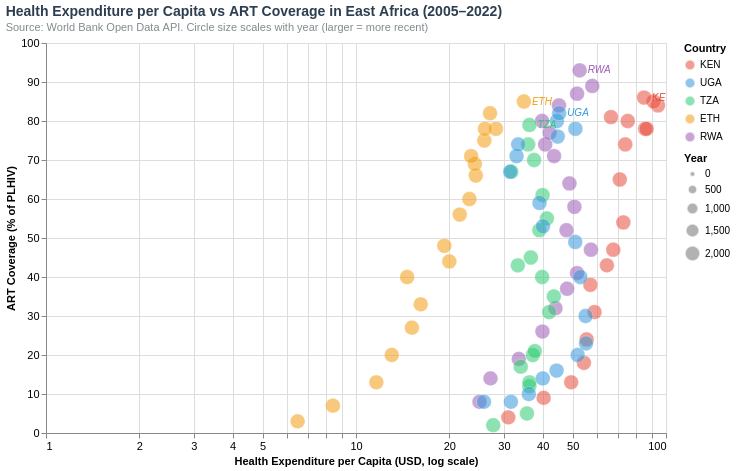

Notebook cell for this chart:
### Code cell
# Chart 4. Health Expenditure vs ART Coverage
df_c4 = df_scatter.dropna(subset=["art_coverage_pct","health_exp_per_cap"]).copy()
df_c4_latest = df_c4.sort_values("year").groupby("country_iso3").last().reset_index()

bubbles = (
    alt.Chart(df_c4)
    .mark_circle(opacity=0.55, stroke="white", strokeWidth=0.5)
    .encode(
        x=alt.X("health_exp_per_cap:Q",
                 title="Health Expenditure per Capita (USD, log scale)",
                 scale=alt.Scale(type="log"),
                 axis=alt.Axis(format=",.0f", labelFontSize=11)),
        y=alt.Y("art_coverage_pct:Q",
                 title="ART Coverage (% of PLHIV)",
                 scale=alt.Scale(domain=[0, 100]),
                 axis=alt.Axis(labelFontSize=11)),
        color=alt.Color("country_iso3:N", scale=COUNTRY_PAL,
                         legend=alt.Legend(title="Country")),
        size=alt.Size("year:Q",
                      scale=alt.Scale(range=[25, 220]),
                      legend=alt.Legend(title="Year")),
        tooltip=[
            alt.Tooltip("year:Q", title="Year", format="d"),
            alt.Tooltip("country_name:N", title="Country"),
            alt.Tooltip("health_exp_per_cap:Q",
                        title="Health Exp/Capita (USD)", format=",.0f"),
            alt.Tooltip("art_coverage_pct:Q",
                        title="ART Coverage (%)", format=".1f"),
            alt.Tooltip("total_hcw_per_1000:Q",
                        title="HCW per 1,000", format=".2f"),
            alt.Tooltip("gdp_per_cap:Q",
                        title="GDP per Capita (USD)", format=",.0f"),
        ],
    )
)

country_labels = (
    alt.Chart(df_c4_latest)
    .mark_text(align="left", dx=8, fontSize=10, fontStyle="italic")
    .encode(
        x="health_exp_per_cap:Q",
        y="art_coverage_pct:Q",
        text="country_iso3:N",
        color=alt.Color("country_iso3:N", scale=COUNTRY_PAL, legend=None),
    )
)

chart4 = (
    (bubbles + country_labels)
    .properties(
        width=620, height=390,
        title=alt.TitleParams(
            text="Health Expenditure per Capita vs ART Coverage in East Africa (2005–2022)",
            subtitle="Source: World Bank Open Data API. Circle size scales with year (larger = more recent)",
            **BASE_TITLE,
        ),
    )
    .interactive()
)
chart4

### Figure 1 — Vega-Lite specification as saved in the notebook (floating-point values rounded to 4 significant figures)
{"config": {"view": {"continuousWidth": 300, "continuousHeight": 300}}, "layer": [{"data": {"name": "data-9176342142d6d9a5496e338ba366044d"}, "mark": {"type": "circle", "opacity": 0.55, "stroke": "white", "strokeWidth": 0.5}, "encoding": {"color": {"field": "country_iso3", "legend": {"title": "Country"}, "scale": {"domain": ["KEN", "UGA", "TZA", "ETH", "RWA"], "range": ["#E74C3C", "#3498DB", "#2ECC71", "#F39C12", "#9B59B6"]}, "type": "nominal"}, "size": {"field": "year", "legend": {"title": "Year"}, "scale": {"range": [25, 220]}, "type": "quantitative"}, "tooltip": [{"field": "year", "format": "d", "title": "Year", "type": "quantitative"}, {"field": "country_name", "title": "Country", "type": "nominal"}, {"field": "health_exp_per_cap", "format": ",.0f", "title": "Health Exp/Capita (USD)", "type": "quantitative"}, {"field": "art_coverage_pct", "format": ".1f", "title": "ART Coverage (%)", "type": "quantitative"}, {"field": "total_hcw_per_1000", "format": ".2f", "title": "HCW per 1,000", "type": "quantitative"}, {"field": "gdp_per_cap", "format": ",.0f", "title": "GDP per Capita (USD)", "type": "quantitative"}], "x": {"axis": {"format": ",.0f", "labelFontSize": 11}, "field": "health_exp_per_cap", "scale": {"type": "log"}, "title": "Health Expenditure per Capita (USD, log scale)", "type": "quantitative"}, "y": {"axis": {"labelFontSize": 11}, "field": "art_coverage_pct", "scale": {"domain": [0, 100]}, "title": "ART Coverage (% of PLHIV)", "type": "quantitative"}}, "name": "view_d3112c8cab9ac773_0"}, {"data": {"name": "data-02221962391ffbdba976af27b05fd9f1"}, "mark": {"type": "text", "align": "left", "dx": 8, "fontSize": 10, "fontStyle": "italic"}, "encoding": {"color": {"field": "country_iso3", "legend": null, "scale": {"domain": ["KEN", "UGA", "TZA", "ETH", "RWA"], "range": ["#E74C3C", "#3498DB", "#2ECC71", "#F39C12", "#9B59B6"]}, "type": "nominal"}, "text": {"field": "country_iso3", "type": "nominal"}, "x": {"field": "health_exp_per_cap", "type": "quantitative"}, "y": {"field": "art_coverage_pct", "type": "quantitative"}}}], "height": 390, "params": [{"name": "param_1e9efca18e7a2868", "select": {"type": "interval", "encodings": ["x", "y"]}, "bind": "scales", "views": ["view_d3112c8cab9ac773_0"]}], "title": {"text": "Health Expenditure per Capita vs ART Coverage in East Africa (2005–2022)", "anchor": "start", "color": "#2C3E50", "fontSize": 14, "subtitle": "Source: World Bank Open Data API. Circle size scales with year (larger = more recent)", "subtitleColor": "#7F8C8D", "subtitleFontSize": 11}, "width": 620, "$schema": "https://vega.github.io/schema/vega-lite/v6.4.1.json", "datasets": {"data-9176342142d6d9a5496e338ba366044d": [{"year": 2005, "country_iso3": "ETH", "country_name": "Ethiopia", "health_exp_per_cap": 6.482, "art_coverage_pct": 3.0, "hiv_incidence": 0.79, "total_hcw_per_1000": 0.271, "gdp_per_cap": 158.2}, {"year": 2006, "country_iso3": "ETH", "country_name": "Ethiopia", "health_exp_per_cap": 8.424, "art_coverage_pct": 7.0, "hiv_incidence": 0.7, "total_hcw_per_1000": 0.247, "gdp_per_cap": 189.3}, {"year": 2007, "country_iso3": "ETH", "country_name": "Ethiopia", "health_exp_per_cap": 11.63, "art_coverage_pct": 13.0, "hiv_incidence": 0.64, "total_hcw_per_1000": 0.24, "gdp_per_cap": 237.1}, {"year": 2008, "country_iso3": "ETH", "country_name": "Ethiopia", "health_exp_per_cap": 13.04, "art_coverage_pct": 20.0, "hiv_incidence": 0.59, "total_hcw_per_1000": 0.22, "gdp_per_cap": 316.4}, {"year": 2009, "country_iso3": "ETH", "country_name": "Ethiopia", "health_exp_per_cap": 15.14, "art_coverage_pct": 27.0, "hiv_incidence": 0.52, "total_hcw_per_1000": 0.269, "gdp_per_cap": 368.6}, {"year": 2010, "country_iso3": "ETH", "country_name": "Ethiopia", "health_exp_per_cap": 16.17, "art_coverage_pct": 33.0, "hiv_incidence": 0.47, "total_hcw_per_1000": 0.0, "gdp_per_cap": 330.6}, {"year": 2011, "country_iso3": "ETH", "country_name": "Ethiopia", "health_exp_per_cap": 14.62, "art_coverage_pct": 40.0, "hiv_incidence": 0.42, "total_hcw_per_1000": 0.0, "gdp_per_cap": 343.0}, {"year": 2012, "country_iso3": "ETH", "country_name": "Ethiopia", "health_exp_per_cap": 20.0, "art_coverage_pct": 44.0, "hiv_incidence": 0.38, "total_hcw_per_1000": 0.0, "gdp_per_cap": 452.1}, {"year": 2013, "country_iso3": "ETH", "country_name": "Ethiopia", "health_exp_per_cap": 19.27, "art_coverage_pct": 48.0, "hiv_incidence": 0.33, "total_hcw_per_1000": 0.0, "gdp_per_cap": 484.0}, {"year": 2014, "country_iso3": "ETH", "country_name": "Ethiopia", "health_exp_per_cap": 21.61, "art_coverage_pct": 56.0, "hiv_incidence": 0.29, "total_hcw_per_1000": 0.0, "gdp_per_cap": 550.0}, {"year": 2015, "country_iso3": "ETH", "country_name": "Ethiopia", "health_exp_per_cap": 23.22, "art_coverage_pct": 60.0, "hiv_incidence": 0.24, "total_hcw_per_1000": 0.0, "gdp_per_cap": 597.9}, {"year": 2016, "country_iso3": "ETH", "country_name": "Ethiopia", "health_exp_per_cap": 24.34, "art_coverage_pct": 66.0, "hiv_incidence": 0.25, "total_hcw_per_1000": 0.0, "gdp_per_cap": 641.7}, {"year": 2017, "country_iso3": "ETH", "country_name": "Ethiopia", "health_exp_per_cap": 24.18, "art_coverage_pct": 69.0, "hiv_incidence": 0.22, "total_hcw_per_1000": 0.804, "gdp_per_cap": 696.3}, {"year": 2018, "country_iso3": "ETH", "country_name": "Ethiopia", "health_exp_per_cap": 23.52, "art_coverage_pct": 71.0, "hiv_incidence": 0.21, "total_hcw_per_1000": 0.767, "gdp_per_cap": 739.7}, {"year": 2019, "country_iso3": "ETH", "country_name": "Ethiopia", "health_exp_per_cap": 25.94, "art_coverage_pct": 75.0, "hiv_incidence": 0.19, "total_hcw_per_1000": 0.089, "gdp_per_cap": 793.5}, {"year": 2020, "country_iso3": "ETH", "country_name": "Ethiopia", "health_exp_per_cap": 28.28, "art_coverage_pct": 78.0, "hiv_incidence": 0.16, "total_hcw_per_1000": 0.86, "gdp_per_cap": 829.8}, {"year": 2021, "country_iso3": "ETH", "country_name": "Ethiopia", "health_exp_per_cap": 26.07, "art_coverage_pct": 78.0, "hiv_incidence": 0.19, "total_hcw_per_1000": 0.838, "gdp_per_cap": 893.0}, {"year": 2022, "country_iso3": "ETH", "country_name": "Ethiopia", "health_exp_per_cap": 27.07, "art_coverage_pct": 82.0, "hiv_incidence": 0.14, "total_hcw_per_1000": 1.327, "gdp_per_cap": 982.1}, {"year": 2023, "country_iso3": "ETH", "country_name": "Ethiopia", "health_exp_per_cap": 34.8, "art_coverage_pct": 85.0, "hiv_incidence": 0.13, "total_hcw_per_1000": 0.143, "gdp_per_cap": 1056.0}, {"year": 2005, "country_iso3": "KEN", "country_name": "Kenya", "health_exp_per_cap": 30.99, "art_coverage_pct": 4.0, "hiv_incidence": 3.8, "total_hcw_per_1000": 0.0, "gdp_per_cap": 523.5}, {"year": 2006, "country_iso3": "KEN", "country_name": "Kenya", "health_exp_per_cap": 40.3, "art_coverage_pct": 9.0, "hiv_incidence": 3.6, "total_hcw_per_1000": 0.0, "gdp_per_cap": 699.8}, {"year": 2007, "country_iso3": "KEN", "country_name": "Kenya", "health_exp_per_cap": 49.45, "art_coverage_pct": 13.0, "hiv_incidence": 3.3, "total_hcw_per_1000": 0.0, "gdp_per_cap": 840.2}, {"year": 2008, "country_iso3": "KEN", "country_name": "Kenya", "health_exp_per_cap": 54.36, "art_coverage_pct": 18.0, "hiv_incidence": 3.1, "total_hcw_per_1000": 0.528, "gdp_per_cap": 915.5}, {"year": 2009, "country_iso3": "KEN", "country_name": "Kenya", "health_exp_per_cap": 55.46, "art_coverage_pct": 24.0, "hiv_incidence": 2.8, "total_hcw_per_1000": 0.566, "gdp_per_cap": 1048.0}, {"year": 2010, "country_iso3": "KEN", "country_name": "Kenya", "health_exp_per_cap": 58.82, "art_coverage_pct": 31.0, "hiv_incidence": 2.6, "total_hcw_per_1000": 0.884, "gdp_per_cap": 1092.0}, {"year": 2011, "country_iso3": "KEN", "country_name": "Kenya", "health_exp_per_cap": 57.02, "art_coverage_pct": 38.0, "hiv_incidence": 2.3, "total_hcw_per_1000": 1.583, "gdp_per_cap": 1096.0}, {"year": 2012, "country_iso3": "KEN", "country_name": "Kenya", "health_exp_per_cap": 64.48, "art_coverage_pct": 43.0, "hiv_incidence": 2.0, "total_hcw_per_1000": 1.591, "gdp_per_cap": 1285.0}, {"year": 2013, "country_iso3": "KEN", "country_name": "Kenya", "health_exp_per_cap": 67.6, "art_coverage_pct": 47.0, "hiv_incidence": 1.8, "total_hcw_per_1000": 1.089, "gdp_per_cap": 1371.0}, {"year": 2014, "country_iso3": "KEN", "country_name": "Kenya", "health_exp_per_cap": 72.85, "art_coverage_pct": 54.0, "hiv_incidence": 1.6, "total_hcw_per_1000": 1.14, "gdp_per_cap": 1483.0}, {"year": 2015, "country_iso3": "KEN", "country_name": "Kenya", "health_exp_per_cap": 70.95, "art_coverage_pct": 65.0, "hiv_incidence": 1.4, "total_hcw_per_1000": 0.88, "gdp_per_cap": 1489.0}, {"year": 2016, "country_iso3": "KEN", "country_name": "Kenya", "health_exp_per_cap": 73.89, "art_coverage_pct": 74.0, "hiv_incidence": 1.1, "total_hcw_per_1000": 1.056, "gdp_per_cap": 1554.0}, {"year": 2017, "country_iso3": "KEN", "country_name": "Kenya", "health_exp_per_cap": 66.47, "art_coverage_pct": 81.0, "hiv_incidence": 0.96, "total_hcw_per_1000": 1.081, "gdp_per_cap": 1667.0}, {"year": 2018, "country_iso3": "KEN", "country_name": "Kenya", "health_exp_per_cap": 75.28, "art_coverage_pct": 80.0, "hiv_incidence": 0.83, "total_hcw_per_1000": 1.353, "gdp_per_cap": 1836.0}, {"year": 2019, "country_iso3": "KEN", "country_name": "Kenya", "health_exp_per_cap": 85.65, "art_coverage_pct": 78.0, "hiv_incidence": 0.79, "total_hcw_per_1000": 0.0, "gdp_per_cap": 1960.0}, {"year": 2020, "country_iso3": "KEN", "country_name": "Kenya", "health_exp_per_cap": 86.59, "art_coverage_pct": 78.0, "hiv_incidence": 0.74, "total_hcw_per_1000": 0.664, "gdp_per_cap": 1928.0}, {"year": 2021, "country_iso3": "KEN", "country_name": "Kenya", "health_exp_per_cap": 94.2, "art_coverage_pct": 84.0, "hiv_incidence": 0.69, "total_hcw_per_1000": 0.748, "gdp_per_cap": 2061.0}, {"year": 2022, "country_iso3": "KEN", "country_name": "Kenya", "health_exp_per_cap": 91.18, "art_coverage_pct": 85.0, "hiv_incidence": 0.66, "total_hcw_per_1000": 2.26, "gdp_per_cap": 2110.0}, {"year": 2023, "country_iso3": "KEN", "country_name": "Kenya", "health_exp_per_cap": 84.96, "art_coverage_pct": 86.0, "hiv_incidence": 0.56, "total_hcw_per_1000": 2.562, "gdp_per_cap": 1943.0}, {"year": 2005, "country_iso3": "RWA", "country_name": "Rwanda", "health_exp_per_cap": 25.02, "art_coverage_pct": 8.0, "hiv_incidence": 2.7, "total_hcw_per_1000": 0.472, "gdp_per_cap": 324.0}, {"year": 2006, "country_iso3": "RWA", "country_name": "Rwanda", "health_exp_per_cap": 27.16, "art_coverage_pct": 14.0, "hiv_incidence": 2.5, "total_hcw_per_1000": 0.0, "gdp_per_cap": 352.1}, {"year": 2007, "country_iso3": "RWA", "country_name": "Rwanda", "health_exp_per_cap": 33.51, "art_coverage_pct": 19.0, "hiv_incidence": 2.2, "total_hcw_per_1000": 0.0, "gdp_per_cap": 420.7}, {"year": 2008, "country_iso3": "RWA", "country_name": "Rwanda", "health_exp_per_cap": 39.95, "art_coverage_pct": 26.0, "hiv_incidence": 2.1, "total_hcw_per_1000": 0.72, "gdp_per_cap": 522.3}, {"year": 2009, "country_iso3": "RWA", "country_name": "Rwanda", "health_exp_per_cap": 44.0, "art_coverage_pct": 32.0, "hiv_incidence": 1.8, "total_hcw_per_1000": 0.715, "gdp_per_cap": 557.0}, {"year": 2010, "country_iso3": "RWA", "country_name": "Rwanda", "health_exp_per_cap": 47.97, "art_coverage_pct": 37.0, "hiv_incidence": 1.8, "total_hcw_per_1000": 0.055, "gdp_per_cap": 586.6}, {"year": 2011, "country_iso3": "RWA", "country_name": "Rwanda", "health_exp_per_cap": 51.65, "art_coverage_pct": 41.0, "hiv_incidence": 1.6, "total_hcw_per_1000": 0.6539, "gdp_per_cap": 643.4}, {"year": 2012, "country_iso3": "RWA", "country_name": "Rwanda", "health_exp_per_cap": 57.26, "art_coverage_pct": 47.0, "hiv_incidence": 1.5, "total_hcw_per_1000": 0.0, "gdp_per_cap": 697.8}, {"year": 2013, "country_iso3": "RWA", "country_name": "Rwanda", "health_exp_per_cap": 47.75, "art_coverage_pct": 52.0, "hiv_incidence": 1.4, "total_hcw_per_1000": 0.1, "gdp_per_cap": 695.4}, {"year": 2014, "country_iso3": "RWA", "country_name": "Rwanda", "health_exp_per_cap": 50.64, "art_coverage_pct": 58.0, "hiv_incidence": 1.2, "total_hcw_per_1000": 0.997, "gdp_per_cap": 715.4}, {"year": 2015, "country_iso3": "RWA", "country_name": "Rwanda", "health_exp_per_cap": 48.81, "art_coverage_pct": 64.0, "hiv_incidence": 1.0, "total_hcw_per_1000": 1.075, "gdp_per_cap": 725.7}, {"year": 2016, "country_iso3": "RWA", "country_name": "Rwanda", "health_exp_per_cap": 43.54, "art_coverage_pct": 71.0, "hiv_incidence": 0.86, "total_hcw_per_1000": 1.156, "gdp_per_cap": 721.3}, {"year": 2017, "country_iso3": "RWA", "country_name": "Rwanda", "health_exp_per_cap": 40.77, "art_coverage_pct": 74.0, "hiv_incidence": 0.67, "total_hcw_per_1000": 0.135, "gdp_per_cap": 751.0}, {"year": 2018, "country_iso3": "RWA", "country_name": "Rwanda", "health_exp_per_cap": 42.12, "art_coverage_pct": 77.0, "hiv_incidence": 0.59, "total_hcw_per_1000": 1.318, "gdp_per_cap": 772.8}, {"year": 2019, "country_iso3": "RWA", "country_name": "Rwanda", "health_exp_per_cap": 39.81, "art_coverage_pct": 80.0, "hiv_incidence": 0.49, "total_hcw_per_1000": 1.054, "gdp_per_cap": 823.4}, {"year": 2020, "country_iso3": "RWA", "country_name": "Rwanda", "health_exp_per_cap": 45.15, "art_coverage_pct": 84.0, "hiv_incidence": 0.41, "total_hcw_per_1000": 1.035, "gdp_per_cap": 802.6}, {"year": 2021, "country_iso3": "RWA", "country_name": "Rwanda", "health_exp_per_cap": 51.65, "art_coverage_pct": 87.0, "hiv_incidence": 0.42, "total_hcw_per_1000": 1.071, "gdp_per_cap": 842.6}, {"year": 2022, "country_iso3": "RWA", "country_name": "Rwanda", "health_exp_per_cap": 57.83, "art_coverage_pct": 89.0, "hiv_incidence": 0.37, "total_hcw_per_1000": 1.196, "gdp_per_cap": 1007.0}, {"year": 2023, "country_iso3": "RWA", "country_name": "Rwanda", "health_exp_per_cap": 52.66, "art_coverage_pct": 93.0, "hiv_incidence": 0.32, "total_hcw_per_1000": 0.0, "gdp_per_cap": 1061.0}, {"year": 2005, "country_iso3": "TZA", "country_name": "Tanzania", "health_exp_per_cap": 27.71, "art_coverage_pct": 2.0, "hiv_incidence": 4.0, "total_hcw_per_1000": 0.0, "gdp_per_cap": 483.3}, {"year": 2006, "country_iso3": "TZA", "country_name": "Tanzania", "health_exp_per_cap": 35.6, "art_coverage_pct": 5.0, "hiv_incidence": 3.8, "total_hcw_per_1000": 0.234, "gdp_per_cap": 475.7}, {"year": 2007, "country_iso3": "TZA", "country_name": "Tanzania", "health_exp_per_cap": 36.24, "art_coverage_pct": 12.0, "hiv_incidence": 3.5, "total_hcw_per_1000": 0.0, "gdp_per_cap": 543.2}, {"year": 2008, "country_iso3": "TZA", "country_name": "Tanzania", "health_exp_per_cap": 36.26, "art_coverage_pct": 13.0, "hiv_incidence": 3.3, "total_hcw_per_1000": 0.0, "gdp_per_cap": 676.0}, {"year": 2009, "country_iso3": "TZA", "country_name": "Tanzania", "health_exp_per_cap": 34.0, "art_coverage_pct": 17.0, "hiv_incidence": 3.4, "total_hcw_per_1000": 0.0, "gdp_per_cap": 693.8}, {"year": 2010, "country_iso3": "TZA", "country_name": "Tanzania", "health_exp_per_cap": 37.18, "art_coverage_pct": 20.0, "hiv_incidence": 3.4, "total_hcw_per_1000": 0.0, "gdp_per_cap": 736.5}, {"year": 2011, "country_iso3": "TZA", "country_name": "Tanzania", "health_exp_per_cap": 37.75, "art_coverage_pct": 21.0, "hiv_incidence": 3.5, "total_hcw_per_1000": 0.0, "gdp_per_cap": 775.4}, {"year": 2012, "country_iso3": "TZA", "country_name": "Tanzania", "health_exp_per_cap": 42.0, "art_coverage_pct": 31.0, "hiv_incidence": 3.4, "total_hcw_per_1000": 0.47, "gdp_per_cap": 862.0}, {"year": 2013, "country_iso3": "TZA", "country_name": "Tanzania", "health_exp_per_cap": 43.47, "art_coverage_pct": 35.0, "hiv_incidence": 3.2, "total_hcw_per_1000": 0.0, "gdp_per_cap": 963.1}, {"year": 2014, "country_iso3": "TZA", "country_name": "Tanzania", "health_exp_per_cap": 39.85, "art_coverage_pct": 40.0, "hiv_incidence": 3.2, "total_hcw_per_1000": 0.488, "gdp_per_cap": 1023.0}, {"year": 2015, "country_iso3": "TZA", "country_name": "Tanzania", "health_exp_per_cap": 33.27, "art_coverage_pct": 43.0, "hiv_incidence": 3.0, "total_hcw_per_1000": 0.0, "gdp_per_cap": 939.1}, {"year": 2016, "country_iso3": "TZA", "country_name": "Tanzania", "health_exp_per_cap": 36.65, "art_coverage_pct": 45.0, "hiv_incidence": 3.1, "total_hcw_per_1000": 0.0, "gdp_per_cap": 953.0}, {"year": 2017, "country_iso3": "TZA", "country_name": "Tanzania", "health_exp_per_cap": 39.04, "art_coverage_pct": 52.0, "hiv_incidence": 2.9, "total_hcw_per_1000": 0.574, "gdp_per_cap": 986.7}, {"year": 2018, "country_iso3": "TZA", "country_name": "Tanzania", "health_exp_per_cap": 41.27, "art_coverage_pct": 55.0, "hiv_incidence": 2.8, "total_hcw_per_1000": 0.606, "gdp_per_cap": 1023.0}, {"year": 2019, "country_iso3": "TZA", "country_name": "Tanzania", "health_exp_per_cap": 39.98, "art_coverage_pct": 61.0, "hiv_incidence": 2.6, "total_hcw_per_1000": 0.0, "gdp_per_cap": 1063.0}, {"year": 2020, "country_iso3": "TZA", "country_name": "Tanzania", "health_exp_per_cap": 31.7, "art_coverage_pct": 67.0, "hiv_incidence": 2.2, "total_hcw_per_1000": 0.0, "gdp_per_cap": 1117.0}, {"year": 2021, "country_iso3": "TZA", "country_name": "Tanzania", "health_exp_per_cap": 37.53, "art_coverage_pct": 70.0, "hiv_incidence": 2.0, "total_hcw_per_1000": 0.0, "gdp_per_cap": 1160.0}, {"year": 2022, "country_iso3": "TZA", "country_name": "Tanzania", "health_exp_per_cap": 35.93, "art_coverage_pct": 74.0, "hiv_incidence": 1.7, "total_hcw_per_1000": 0.628, "gdp_per_cap": 1208.0}, {"year": 2023, "country_iso3": "TZA", "country_name": "Tanzania", "health_exp_per_cap": 36.26, "art_coverage_pct": 79.0, "hiv_incidence": 1.5, "total_hcw_per_1000": 0.693, "gdp_per_cap": 1224.0}, {"year": 2005, "country_iso3": "UGA", "country_name": "Uganda", "health_exp_per_cap": 25.87, "art_coverage_pct": 8.0, "hiv_incidence": 6.7, "total_hcw_per_1000": 1.466, "gdp_per_cap": 330.4}, {"year": 2006, "country_iso3": "UGA", "country_name": "Uganda", "health_exp_per_cap": 31.6, "art_coverage_pct": 8.0, "hiv_incidence": 6.5, "total_hcw_per_1000": 0.0, "gdp_per_cap": 346.5}, {"year": 2007, "country_iso3": "UGA", "country_name": "Uganda", "health_exp_per_cap": 36.1, "art_coverage_pct": 10.0, "hiv_incidence": 6.6, "total_hcw_per_1000": 0.0, "gdp_per_cap": 401.4}, {"year": 2008, "country_iso3": "UGA", "country_name": "Uganda", "health_exp_per_cap": 40.04, "art_coverage_pct": 14.0, "hiv_incidence": 6.5, "total_hcw_per_1000": 0.0, "gdp_per_cap": 472.8}, {"year": 2009, "country_iso3": "UGA", "country_name": "Uganda", "health_exp_per_cap": 44.37, "art_coverage_pct": 16.0, "hiv_incidence": 6.3, "total_hcw_per_1000": 0.0, "gdp_per_cap": 798.9}, {"year": 2010, "country_iso3": "UGA", "country_name": "Uganda", "health_exp_per_cap": 51.89, "art_coverage_pct": 20.0, "hiv_incidence": 6.0, "total_hcw_per_1000": 0.0, "gdp_per_cap": 823.5}, {"year": 2011, "country_iso3": "UGA", "country_name": "Uganda", "health_exp_per_cap": 55.21, "art_coverage_pct": 23.0, "hiv_incidence": 5.8, "total_hcw_per_1000": 0.0, "gdp_per_cap": 835.6}, {"year": 2012, "country_iso3": "UGA", "country_name": "Uganda", "health_exp_per_cap": 55.04, "art_coverage_pct": 30.0, "hiv_incidence": 5.4, "total_hcw_per_1000": 1.287, "gdp_per_cap": 795.2}, {"year": 2013, "country_iso3": "UGA", "country_name": "Uganda", "health_exp_per_cap": 52.91, "art_coverage_pct": 40.0, "hiv_incidence": 4.8, "total_hcw_per_1000": 1.334, "gdp_per_cap": 818.3}, {"year": 2014, "country_iso3": "UGA", "country_name": "Uganda", "health_exp_per_cap": 50.96, "art_coverage_pct": 49.0, "hiv_incidence": 4.2, "total_hcw_per_1000": 1.247, "gdp_per_cap": 896.1}, {"year": 2015, "country_iso3": "UGA", "country_name": "Uganda", "health_exp_per_cap": 40.1, "art_coverage_pct": 53.0, "hiv_incidence": 3.9, "total_hcw_per_1000": 1.682, "gdp_per_cap": 862.9}, {"year": 2016, "country_iso3": "UGA", "country_name": "Uganda", "health_exp_per_cap": 39.08, "art_coverage_pct": 59.0, "hiv_incidence": 3.6, "total_hcw_per_1000": 1.676, "gdp_per_cap": 752.7}, {"year": 2017, "country_iso3": "UGA", "country_name": "Uganda", "health_exp_per_cap": 31.44, "art_coverage_pct": 67.0, "hiv_incidence": 3.1, "total_hcw_per_1000": 1.677, "gdp_per_cap": 765.2}, {"year": 2018, "country_iso3": "UGA", "country_name": "Uganda", "health_exp_per_cap": 32.95, "art_coverage_pct": 71.0, "hiv_incidence": 2.6, "total_hcw_per_1000": 1.273, "gdp_per_cap": 792.2}, {"year": 2019, "country_iso3": "UGA", "country_name": "Uganda", "health_exp_per_cap": 33.37, "art_coverage_pct": 74.0, "hiv_incidence": 2.4, "total_hcw_per_1000": 0.0, "gdp_per_cap": 822.2}, {"year": 2020, "country_iso3": "UGA", "country_name": "Uganda", "health_exp_per_cap": 44.73, "art_coverage_pct": 76.0, "hiv_incidence": 2.2, "total_hcw_per_1000": 1.842, "gdp_per_cap": 845.8}, {"year": 2021, "country_iso3": "UGA", "country_name": "Uganda", "health_exp_per_cap": 51.03, "art_coverage_pct": 78.0, "hiv_incidence": 2.1, "total_hcw_per_1000": 0.0, "gdp_per_cap": 882.8}, {"year": 2022, "country_iso3": "UGA", "country_name": "Uganda", "health_exp_per_cap": 44.47, "art_coverage_pct": 80.0, "hiv_incidence": 1.8, "total_hcw_per_1000": 2.456, "gdp_per_cap": 963.1}, {"year": 2023, "country_iso3": "UGA", "country_name": "Uganda", "health_exp_per_cap": 45.21, "art_coverage_pct": 82.0, "hiv_incidence": 1.6, "total_hcw_per_1000": 0.0, "gdp_per_cap": 1002.0}], "data-02221962391ffbdba976af27b05fd9f1": [{"country_iso3": "ETH", "year": 2023, "country_name": "Ethiopia", "health_exp_per_cap": 34.8, "art_coverage_pct": 85.0, "hiv_incidence": 0.13, "total_hcw_per_1000": 0.143, "gdp_per_cap": 1056.0}, {"country_iso3": "KEN", "year": 2023, "country_name": "Kenya", "health_exp_per_cap": 84.96, "art_coverage_pct": 86.0, "hiv_incidence": 0.56, "total_hcw_per_1000": 2.562, "gdp_per_cap": 1943.0}, {"country_iso3": "RWA", "year": 2023, "country_name": "Rwanda", "health_exp_per_cap": 52.66, "art_coverage_pct": 93.0, "hiv_incidence": 0.32, "total_hcw_per_1000": 0.0, "gdp_per_cap": 1061.0}, {"country_iso3": "TZA", "year": 2023, "country_name": "Tanzania", "health_exp_per_cap": 36.26, "art_coverage_pct": 79.0, "hiv_incidence": 1.5, "total_hcw_per_1000": 0.693, "gdp_per_cap": 1224.0}, {"country_iso3": "UGA", "year": 2023, "country_name": "Uganda", "health_exp_per_cap": 45.21, "art_coverage_pct": 82.0, "hiv_incidence": 1.6, "total_hcw_per_1000": 0.0, "gdp_per_cap": 1002.0}]}}
